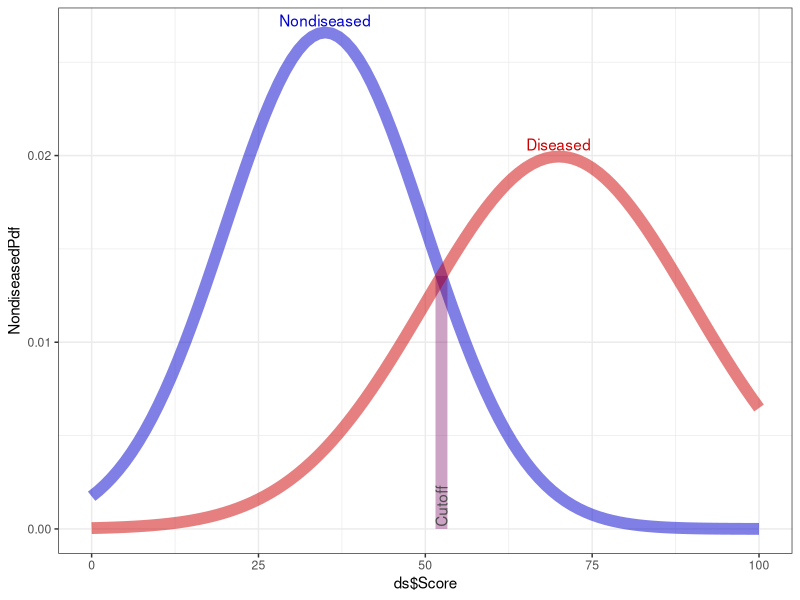

The R source for this figure:
base::rm(list=base::ls(all=TRUE)) #Clear memory from previous runs.
require(ggplot2)


baseRate <- 0.3
muN <- 35 #'N' stands for 'Nondiseased'
sigmaN <- 15
muD <- 70 #'D' stands for 'Diseased'
sigmaD <- 20
measurementRange <- c(0, 100)
colorNondiseased <- "blue3"
colorDiseased <- "red3"

CalculateNondiseasePdf <- function( score, mu, sigma, baseRate=NA ) {
  baseRate <- ifelse(is.na(baseRate), 0, baseRate) #Notice missing values are set to 0, not 1 like with diseased.
  return( dnorm(x=score, mean=mu, sd=sigma) * (1-baseRate))
}
CalculateDiseasePdf <- function( score, mu, sigma, baseRate=NA ) {
  baseRate <- ifelse(is.na(baseRate), 1, baseRate) #Notice missing values are set to 1, not 0 like with nondiseased.
  return( dnorm(x=score, mean=mu, sd=sigma) * baseRate)
}
CalculateNondiseaseCdf <- function( score, baseRate, mu, sigma ) {
  baseRate <- ifelse(is.na(baseRate), 0, baseRate) #Notice missing values are set to 0, not 1 like with diseased.
  return( pnorm(q=score, mean=mu, sd=sigma) * (1-baseRate) )
}
CalculateDiseaseCdf <- function( score, baseRate, mu, sigma ) {
  baseRate <- ifelse(is.na(baseRate), 1, baseRate) #Notice missing values are set to 1, not 0 like with nondiseased.
  return( pnorm(q=score, mean=mu, sd=sigma) * (baseRate) )
}

ds <- data.frame(Score=seq(from=measurementRange[1], to=measurementRange[2], by=1))
ds$NondiseasedPdf <- CalculateNondiseasePdf(score=ds$Score,  muN, sigmaN, baseRate=NA)
ds$DiseasedPdf <- CalculateDiseasePdf(score=ds$Score, muD, sigmaD, baseRate=NA)
ds$NondiseasedCdfL <- CalculateNondiseaseCdf(score=ds$Score,  muN, sigmaN, baseRate=NA) #Specificity; the 'L' stands for "left" of the point.
ds$DiseasedCdfL <- CalculateDiseaseCdf(score=ds$Score, muD, sigmaD, baseRate=NA)
ds$NondiseasedCdfR <- 1- ds$NondiseasedCdf #max(ds$NondiseasedCdf) - ds$NondiseasedCdf
ds$DiseasedCdfR <- 1 - ds$DiseasedCdf #max(ds$DiseasedCdf) - ds$DiseasedCdf #Sensitivity; the 'R' stands for "right" of the point.
ds$LRInstant <- ds$DiseasedPdf / ds$NondiseasedPdf
ds$LRPlus <- (ds$DiseasedCdfR)  / (ds$NondiseasedCdfR)
ds$LRMinus <- (ds$DiseasedCdfL)  / (ds$NondiseasedCdfL)
ds$LRRatio <- ds$LRPlus / ds$LRMinus

FxToMinimize <- function( x ) {
  difference <- (CalculateNondiseasePdf(score=x,  muN, sigmaN, baseRate=NA) - CalculateDiseasePdf(score=x, muD, sigmaD, baseRate=NA))
  return( difference )
}
searchRange <- range(c(muD + c(1,-1)*sigmaD, muN + c(1,-1)*sigmaD))

FxToMinimize(540)
u <- NULL
try(
u <- uniroot(f=FxToMinimize, interval=c(67,69)),
silent = TRUE
)
ifelse(!is.null(u), u$root, NA_real_)

# intersectX <- optimize(f=FxToMinimize, interval=c(30, 80) )$minimum
intersectX <- uniroot(f=FxToMinimize, interval=searchRange)$root
intersectY <- CalculateNondiseasePdf(score=intersectX,  muN, sigmaN, baseRate=NA)
peakN <- CalculateNondiseasePdf(score=muN,  muN, sigmaN, baseRate=NA)
peakD <- CalculateDiseasePdf(score=muD,  muD, sigmaD, baseRate=NA)

ggplot(ds, aes(x=ds$Score)) +
  geom_line(aes(y=NondiseasedPdf), color=colorNondiseased, size=4, alpha=.5) +
  geom_line(aes(y=DiseasedPdf), color=colorDiseased, size=4, alpha=.5) +
  annotate(geom="segment", x=intersectX, y=intersectY, xend=intersectX, yend=0, size=4, alpha=.2, lineend="butt", color=colorNondiseased) +
  annotate(geom="segment", x=intersectX, y=intersectY, xend=intersectX, yend=0, size=4, alpha=.2, lineend="butt", color=colorDiseased) +
  annotate(geom="text", label="Nondiseased", x=muN, y=peakN, vjust=-.5, color=colorNondiseased) +
  annotate(geom="text", label="Diseased", x=muD, y=peakD, vjust=-.5, color=colorDiseased) +
  annotate(geom="text", label="Cutoff", x=intersectX, y=0, hjust=-.05, color="gray30", angle=90) +
  theme_bw()
